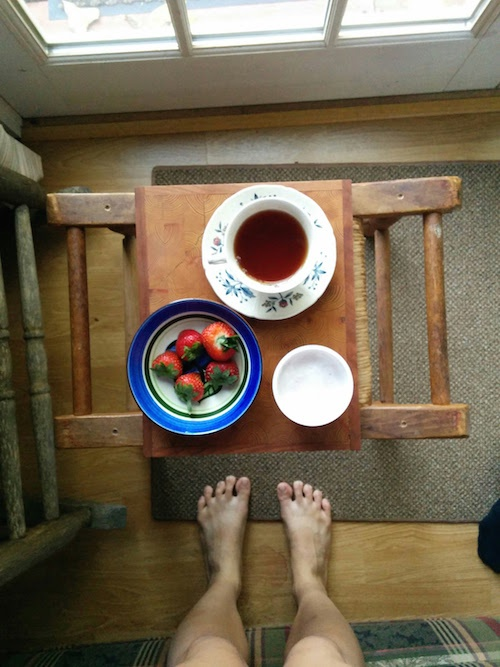
#> input picture Canny/cups.jpg, 500 x 667 px
$ python canny02.py
#> lines starting #> are read from the running program, lines starting #| are printed output that depends on the picture; after the words box and inside, x2 and y2 are one past the last pixel; in counts of white or black regions, pixels touching at a corner belong together
#!/usr/bin/python
# -*- coding: utf-8 -*-

import cv2
import numpy as np
import pylab as plt

cups = cv2.imread('cups.jpg')
#> cups is the input picture: shape (667, 500, 3); mean B, G, R 83.7, 104, 116.7

cups_preprocessed  = cv2.cvtColor(cv2.GaussianBlur(cups, (7,7), 0), cv2.COLOR_BGR2GRAY)
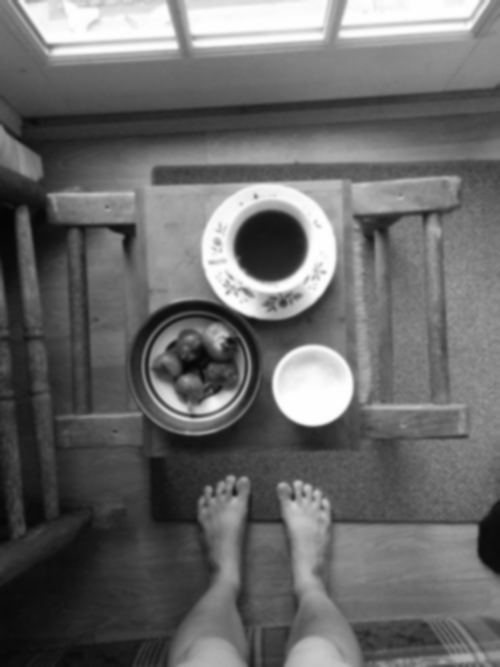
#> cups_preprocessed: shape (667, 500); min 5, max 255, mean 105.5

_, cups_thresh = cv2.threshold(cups_preprocessed, 200, 255, cv2.THRESH_BINARY)
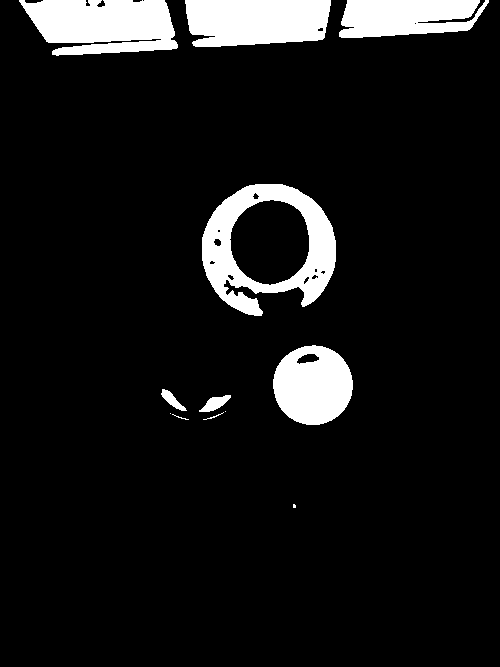
#> cups_thresh: shape (667, 500); 9.1% white; 12 white regions (3 under 20 px), largest, box (x1, y1, x2, y2) and area: (202, 184, 336, 316) 7566, (19, 0, 178, 56) 6801, (185, 0, 331, 47) 6049

cups_edges = cv2.Canny(cups_preprocessed,threshold1=90,threshold2=110)
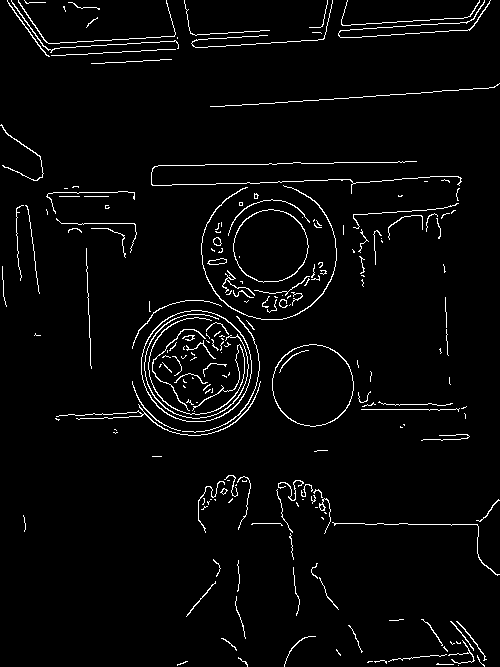
#> cups_edges: shape (667, 500); 3.2% white in thin lines or dots
#plt.imshow(cv2.cvtColor(cups_edges,cv2.COLOR_GRAY2RGB))

cups_lines = np.copy(cups)

num_pix_threshold = 110
lines = cv2.HoughLines(cups_edges,1,np.pi/180,num_pix_threshold)
#> lines = [[168, 1.55], [121, 1.5], [191, 1.54], [61, 1.5], [49, 1.5], [54, 1.5], [416, 1.55], [50, 1.52], [187, 1.55], [409, 1.57], [45, 1.52], [58, 1.52]]

for rho,theta in lines[0]:
	a = np.cos(theta)
	b = np.sin(theta)
	x0 = a * rho
	y0 = b * rho

	x1 = int(x0+1000*(-b))
	y1 = int(y0+1000*(a))

	x2 = int(x0-1000*(-b))
	y2 = int(y0-1000*(a))

	cv2.line(cups_lines,(x1,y1),(x2,y2),(0,0,255),1)
#> this loop made 1 pass
#> (rho, theta, a, b, x0, y0, x1, y1) on pass 1: (168, 1.55, 0.0175, 1, 2.93, 168, -996, 185)
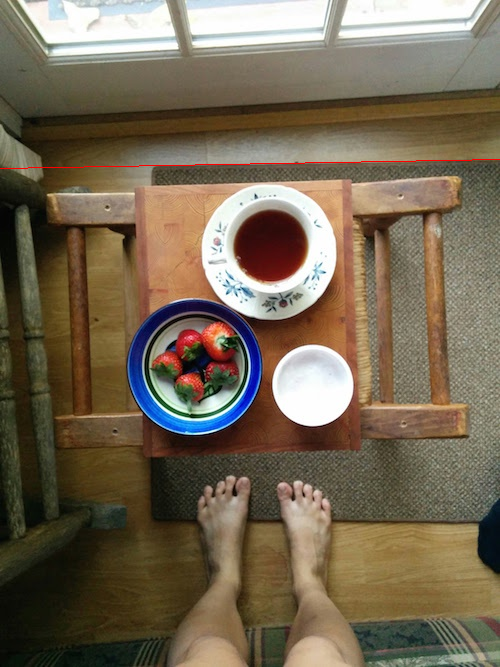
#> cups_lines: shape (667, 500, 3); 0.15% of pixels changed, all inside (x1, y1, x2, y2) = (0, 159, 500, 169)

cv2.imshow('cups',cups_lines)
cv2.waitKey(0)
cv2.destroyAllWindows()
